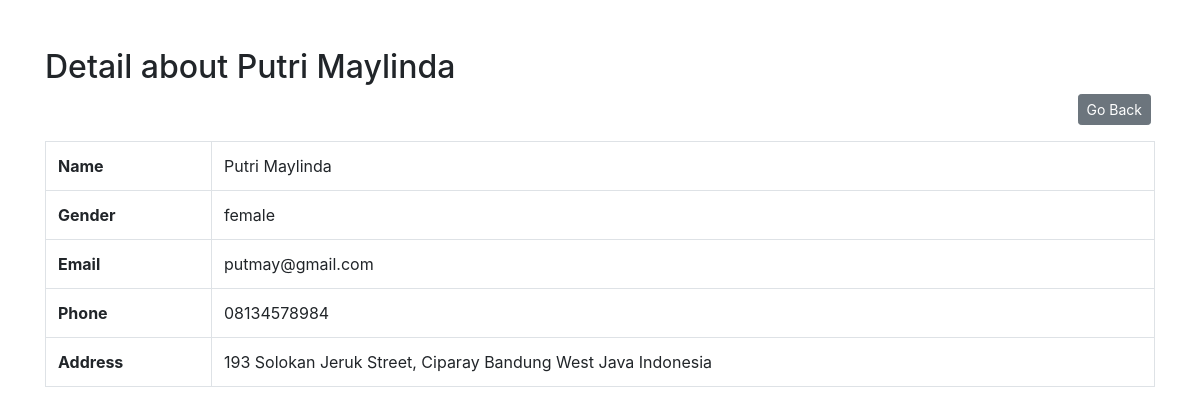
Screenshot of /read.php?id=1 with the database file from the repository.
### tables this page shows
CREATE TABLE `employee` (
  `id` int(11) NOT NULL,
  `name` varchar(255) NOT NULL,
  `gender` varchar(50) NOT NULL,
  `email` varchar(255) NOT NULL,
  `phone` varchar(15) NOT NULL,
  `address` varchar(255) NOT NULL
);

### class/Database.php (called while the page is built, shortened)
<?php
class Database {
   private $host = 'localhost';
   private $user = 'root';
   private $pass  = '';
   private $db_name = 'office';
   public $conn;
   public $stmt;
   public function __construct(){
      $dsn = 'mysql:host=' . $this->host . ';dbname=' . $this->db_name;
      $option = [
         PDO::ATTR_PERSISTENT => true,
         PDO::ATTR_ERRMODE => PDO::ERRMODE_EXCEPTION
      ];
      try{
         $this->conn = new PDO($dsn, $this->user, $this->pass, $option);
      }catch(PDOException $e){
         die($e->getMessage());
      }
   }
   public function query($query){
      $this->stmt = $this->conn->prepare($query);
   }
   public function bind($param, $value, $type=null){
      if(is_null($type)){
         switch(true){
            default :
               $type = PDO::PARAM_STR;
         }
      }
      $this->stmt->bindValue($param, $value, $type);
   }
   public function execute(){
      $this->stmt->execute();
   }
   public function singleResult(){
      $this->execute();
      return $this->stmt->fetch(PDO::FETCH_ASSOC);
   }
}

### class/Employee.php (called while the page is built, shortened)
<?php
class Employee {
   public $db;
   public function __construct(){
      $this->db = new Database();
   }
   public function getEmployee($id){
      $query = "SELECT * FROM employee WHERE id = :id";
      $this->db->query($query);
      $this->db->bind('id', $id);
      return $this->db->singleResult();
   }
}

### read.php (the view, shortened to what this page needs)
<?php
$employee = new Employee();
$data = $employee->getEmployee($_GET['id']);
?>
<div class="container">
   <h2 class="mt-5">Detail about <?php echo $data['name']; ?></h2>
   <div class="row float-right mb-3 mr-1">
      <a class="btn btn-secondary btn-sm" href="index.php">Go Back</a>
   </div>
   <table class="table table-bordered table-hover mt-4">
      <tr>
         <th>Name</th>
         <td><?php echo $data['name']; ?></td>
      </tr>
      <tr>
         <th>Gender</th>
         <td><?php echo $data['gender']; ?></td>
      </tr>
      <tr>
         <th>Email</th>
         <td><?php echo $data['email']; ?></td>
      </tr>
      <tr>
         <th>Phone</th>
         <td><?php echo $data['phone']; ?></td>
      </tr>
      <tr>
         <th>Address</th>
         <td><?php echo $data['address']; ?></td>
      </tr>
   </table>
</div>

### rows the page displays
employee: name "Putri Maylinda", gender "female", email "putmay@gmail.com", phone "08134578984", address "193 Solokan Jeruk Street, Ciparay Bandung West Java Indonesia"
